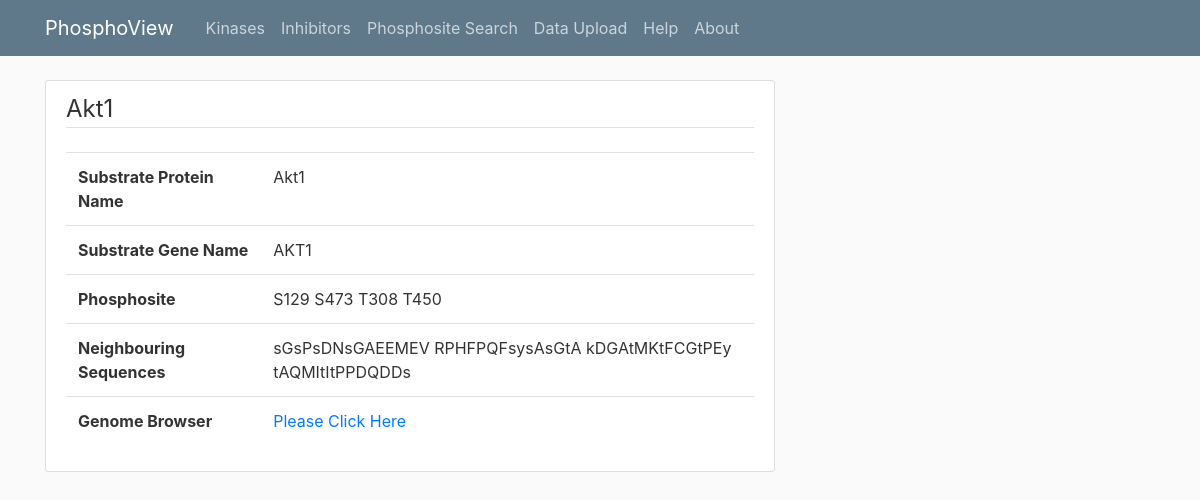
Screenshot of /Phosphosite_result/Akt1 with the database file from the repository.
### Database/kinase_declarative.py (models this page shows)
class SubstrateMeta(Base):
    __tablename__ = 'substrate_meta'
    substrate_id = Column(Integer, primary_key = True)
    substrate_name = Column(String)
    substrate_gene_name = Column(String)
    substrate_uniprot_entry = Column(String)
    substrate_uniprot_number = Column(Integer)
    substrate_url = Column(String)
    def to_dict(self):
        output = {
                "substrate_id": self.substrate_id,
                "substrate_name": self.substrate_name,
                "substrate_gene_name": self.substrate_gene_name,
                "substrate_uniprot_entry": self.substrate_uniprot_entry,
                "substrate_uniprot_number": self.substrate_uniprot_number,
                "phosphosites": [phosphosite.to_dict() for phosphosite in self.phosphosites]
                }
        if self.substrate_url: #if the url is present
            output["substrate_url"] = self.substrate_url
        return output

class PhosphositeMeta(Base):
    __tablename__ = 'phosphosite_meta'
    phosphosite_meta_id = Column(Integer, primary_key=True)
    substrate_meta_id = Column(Integer, ForeignKey('substrate_meta.substrate_id'))
    substrate = relationship("SubstrateMeta", backref=backref('phosphosites', uselist=True))
    phosphosite = Column(String)
    chromosome = Column(Integer)
    karyotype_band = Column(String)
    strand = Column(Integer)
    start_position = Column(Integer)
    end_position = Column(Integer)
    neighbouring_sequences = Column(String)
    kinases = relationship('KinaseGeneMeta', secondary='kinase_phosphosite_relations')
    def to_dict(self):
        output = {
                "phosphosite_meta_id": self.phosphosite_meta_id,
                "substrate_meta_id": self.substrate_meta_id,
                "phosphosite": self.phosphosite,
                "chromosome": self.chromosome,
                "karyotype_band": self.karyotype_band,
                "strand": self.strand,
                "start_position": self.start_position,
                "end_position": self.end_position,
                "neighbouring_sequences": self.neighbouring_sequences,
                "kinases": self.get_kinase_list()
                }
        return output
    def get_kinase_list(self):
        return [kinase.gene_name for kinase in self.kinases]

### app.py (the view)
@app.route("/Phosphosite_result/<substrate_input>")
def results_by_substrate(substrate_input):
    substrate_info = get_substrate_phosphosites_from_substrate(substrate_input)
    return render_template('results_phosphosite.html', substrate_info=substrate_info)

### Database/kinase_functions.py (called while the page is built)
def get_substrate_phosphosites_from_substrate(substrate_input):
    substrate_query = s.query(SubstrateMeta).filter(or_(SubstrateMeta.substrate_gene_name==substrate_input, SubstrateMeta.substrate_name==substrate_input,\
                SubstrateMeta.substrate_uniprot_entry==substrate_input, SubstrateMeta.substrate_uniprot_number==substrate_input)).all()
    if substrate_query == []:
        return {}
    for substrate in substrate_query:
        return substrate.to_dict()

### templates/results_phosphosite.html (shortened to what this page needs)
{% extends "layout.html" %}
{% block content %}
<div class ="content-section">
        <legend class="border-bottom mb-4">{{substrate_info["substrate_name"]}}</legend>
<table class="table table-hover">
      <tr>
        <th scope="row">Substrate Protein Name</th>
        <td>{{substrate_info["substrate_name"]}}</td>
      </tr>
      <th scope="row">Substrate Gene Name</th>
        <td>{{substrate_info["substrate_gene_name"]}}</td>
      <th scope="row">Phosphosite</th>
        <td>{% for dict_item in substrate_info['phosphosites'] %}
                  {{dict_item['phosphosite']}}
                {% endfor %} </td>
   <th scope="row">Neighbouring Sequences</th>
        <td>{% for dict_item in substrate_info['phosphosites'] %}
                  {{dict_item['neighbouring_sequences']}}
                {% endfor %} </td>
     <th scope="row">Genome Browser</th>
        <td><a  target="_blank"
	href='{{substrate_info["substrate_url"]}}'>Please Click Here</a> </td>
    </table>
{% endblock content %}

### static/main.css (style rules this page uses)
body { background: #fafafa; color: #333333; margin-top: 5rem; }
.content-section { background: #ffffff; padding: 10px 20px; border: 1px solid #dddddd; border-radius: 3px; margin-bottom: 20px; }

### rows the page displays
SubstrateMeta: substrate_name "Akt1", substrate_gene_name "AKT1"
PhosphositeMeta: phosphosite "S129", neighbouring_sequences "sGsPsDNsGAEEMEV"
PhosphositeMeta: phosphosite "S473", neighbouring_sequences "RPHFPQFsysAsGtA"
PhosphositeMeta: phosphosite "T308", neighbouring_sequences "kDGAtMKtFCGtPEy"
PhosphositeMeta: phosphosite "T450", neighbouring_sequences "tAQMItItPPDQDDs"
